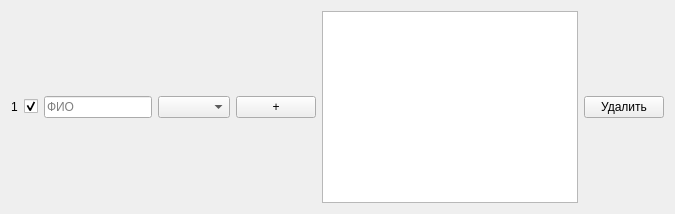
<?xml version="1.0" encoding="UTF-8"?>
<ui version="4.0">
 <class>Form</class>
 <widget class="QWidget" name="Form">
  <layout class="QHBoxLayout" name="horizontalLayout">
   <item>
    <widget class="QLabel" name="index_label">
     <property name="minimumWidth">
      <number>20</number>
     </property>
     <property name="text">
      <string>1</string>
     </property>
    </widget>
   </item>
   <item>
    <widget class="QCheckBox" name="isActive_checkbox">
     <property name="text">
      <string/>
     </property>
     <property name="checked">
      <bool>true</bool>
     </property>
    </widget>
   </item>
   <item>
    <widget class="QLineEdit" name="name_edit">
     <property name="placeholderText">
      <string>ФИО</string>
     </property>
    </widget>
   </item>
   <item>
    <widget class="QComboBox" name="subjects_comboBox"/>
   </item>
   <item>
    <widget class="QPushButton" name="add_subject_btn">
     <property name="text">
      <string>+</string>
     </property>
    </widget>
   </item>
   <item>
    <widget class="QListWidget" name="subject_list">
     <property name="maximumHeight">
      <number>60</number>
     </property>
    </widget>
   </item>
   <item>
    <widget class="QPushButton" name="delete_btn">
     <property name="text">
      <string>Удалить</string>
     </property>
    </widget>
   </item>
  </layout>
 </widget>
 <resources/>
 <connections/>
</ui>
